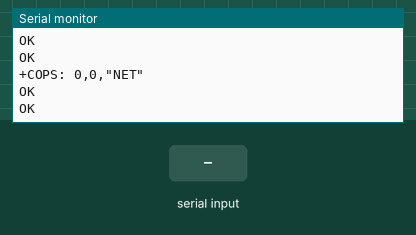
The sketch below on a simulated Arduino Uno, built with avr-gcc and run on an emulated ATmega328P. Shown: the last lines printed to the serial monitor. Inputs (shaded band) come from the test bench. The modem accepts every AT command (registered, SIM ready, sends succeed) and sends nothing else.

Above: at 5.2 s.
5.3 s: "1" received over the second serial link
At 6.1 s:
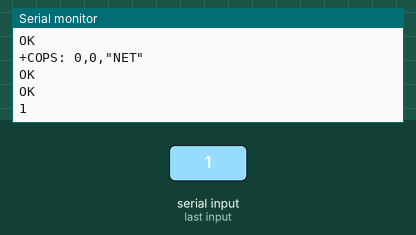
7.0 s: "0" received over the second serial link
At 8.4 s:
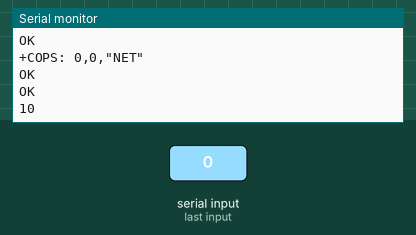

Measured:
- after the input at 5.3 s, the serial monitor: prints a new line after 0.26 s (image 1)
- after the input at 7.0 s, the serial monitor: prints a new line after 0.06 s (image 2)

The sketch:

rees52.ino
```cpp
#include <SoftwareSerial.h>


// Create software serial object to communicate with A6

SoftwareSerial mySerial(9, 10);      // A6 Tx & Rx is connected to Arduino #3 & #2


/* The setup() function is called when a sketch starts. It is used to initialize variables, pin modes, start using libraries, etc. This function will only run once, after each power up or reset of the Arduino board. */


void setup()

{

  // Begin serial communication with Arduino and Arduino IDE (Serial Monitor)

  Serial.begin(9600);


  // Begin serial communication with Arduino and A6

  mySerial.begin(9600);


  Serial.println("Initializing...");    // Print the Message

  delay(1000);


  mySerial.println("AT"); // Once the handshake test is successful, it will back to OK


  mySerial.println("AT+CSQ"); // Signal quality test, value range is 0-31 , 31 is the best

  updateSerial();

  mySerial.println("AT+CCID"); // Read SIM information to confirm whether the SIM is plugged

  updateSerial();

  mySerial.println("AT+CREG?"); // Check whether it has registered in the network

  updateSerial();

  mySerial.println("ATI"); // GET the module and revision

  updateSerial();

  mySerial.println("AT+COPS?"); // check which network you are connectted to

  updateSerial();

  mySerial.println("AT+COPS=?"); // return the list of operators present in the network

  updateSerial();

}


/* The loop() function executes the program repeatedly until Specified. */


void loop()

{

  updateSerial();

}


void updateSerial()

{

  delay(500);

  while (Serial.available())

  {

    mySerial.write(Serial.read()); // Forward what Serial received to Software Serial Port

  }

  while(mySerial.available())

  {

    Serial.write(mySerial.read()); // Forward what Software Serial received to Serial Port

  }

}
```
